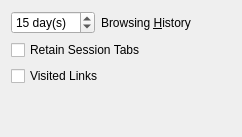
        <widget class="QWidget" name="history_page">
         <layout class="QVBoxLayout" name="verticalLayout_12">
          <item>
           <layout class="QHBoxLayout" name="horizontalLayout_10">
            <item>
             <widget class="QSpinBox" name="browsing_history">
              <property name="toolTip">
               <string>&lt;html&gt;&lt;head/&gt;&lt;body&gt;&lt;p&gt;Set to zero to disable the browsing history. If browsing history is disabled, the History window will contain session-only entries.&lt;/p&gt;&lt;/body&gt;&lt;/html&gt;</string>
              </property>
              <property name="suffix">
               <string> day(s)</string>
              </property>
              <property name="maximum">
               <number>365</number>
              </property>
              <property name="value">
               <number>15</number>
              </property>
             </widget>
            </item>
            <item>
             <widget class="QLabel" name="label_19">
              <property name="text">
               <string>Browsing &amp;History</string>
              </property>
              <property name="buddy">
               <cstring>browsing_history</cstring>
              </property>
             </widget>
            </item>
            <item>
             <spacer name="horizontalSpacer_12">
              <property name="orientation">
               <enum>Qt::Horizontal</enum>
              </property>
              <property name="sizeHint" stdset="0">
               <size>
                <width>40</width>
                <height>20</height>
               </size>
              </property>
             </spacer>
            </item>
           </layout>
          </item>
          <item>
           <widget class="QCheckBox" name="retain_session_tabs">
            <property name="text">
             <string>Retain Session Tabs</string>
            </property>
           </widget>
          </item>
          <item>
           <widget class="QCheckBox" name="visited_links">
            <property name="toolTip">
             <string>&lt;html&gt;&lt;head/&gt;&lt;body&gt;&lt;p&gt;Grant write permissions to the local Visited Links file. Links which are included in the Visited Links file will be colored when they are rendered by a page. Please restart Dooble if Visited Links is modified.&lt;/p&gt;&lt;/body&gt;&lt;/html&gt;</string>
            </property>
            <property name="text">
             <string>Visited Links</string>
            </property>
           </widget>
          </item>
          <item>
           <spacer name="verticalSpacer_7">
            <property name="orientation">
             <enum>Qt::Vertical</enum>
            </property>
            <property name="sizeHint" stdset="0">
             <size>
              <width>20</width>
              <height>40</height>
             </size>
            </property>
           </spacer>
          </item>
         </layout>
        </widget>
